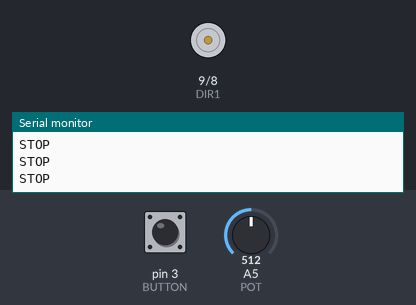
The sketch below on a simulated Arduino Uno, built with avr-gcc and run on an emulated ATmega328P. On the bench: motor-driver pin pairs drawn as motors (green arrow = first pin HIGH = forward, orange = second pin HIGH = backward, longer = more drive, scaled by the enable pin), the last lines printed to the serial monitor. The test bench sets the inputs (shaded band); at power-on: pin 3 (BUTTON) LOW, A5 (POT) = 512.

Above: at 1.2 s.
1.3 s: pin 3 (BUTTON) pulled HIGH for 0.15 s
At 2.1 s:
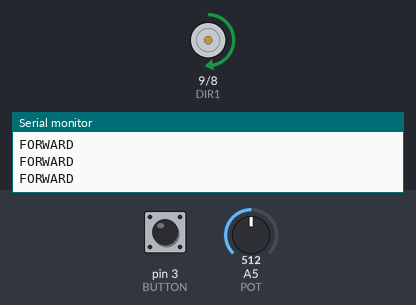
3.0 s: A5 (POT) set to 716
At 4.1 s:
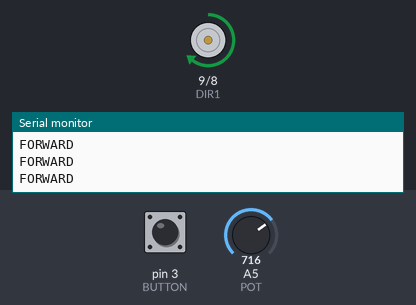
4.5 s: A5 (POT) set to 1023
At 5.6 s:
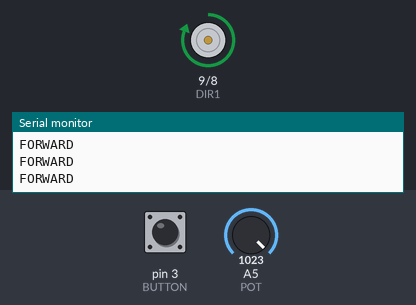
6.0 s: pin 3 (BUTTON) pulled HIGH for 1 s
At 8.2 s:
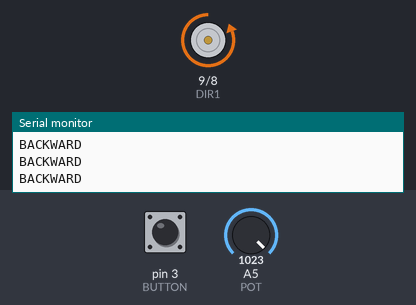
8.6 s: A5 (POT) set to 511
At 9.6 s:
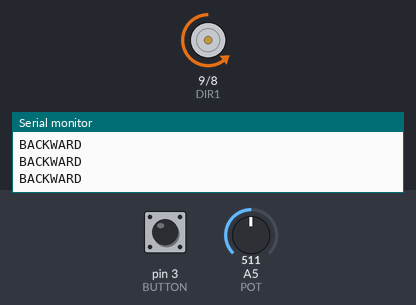
10.1 s: A5 (POT) set to 122
At 11.0 s:
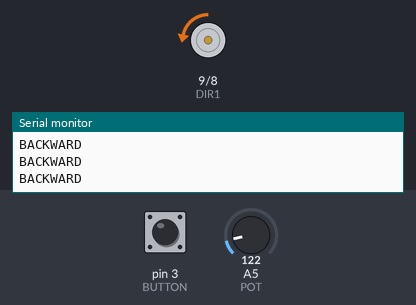
Timing chart, 0 to 12.6 s (numbered marks = the images above; inputs shaded):
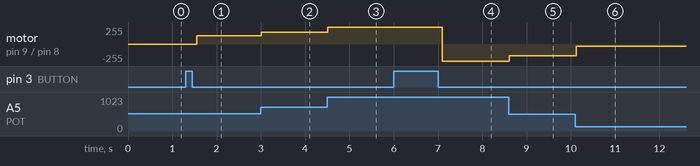

Measured:
- after the input at 1.3 s, motor on pin 9 (DIR1) / pin 8 (DIR2): stopped → forward 127/255 after 0.25 s
- after the input at 3.0 s, motor on pin 9 (DIR1) / pin 8 (DIR2): forward 127/255 → forward 178/255 at once
- after the input at 4.5 s, motor on pin 9 (DIR1) / pin 8 (DIR2): forward 178/255 → forward 255/255 at once
- after the input at 6.0 s, motor on pin 9 (DIR1) / pin 8 (DIR2): forward 255/255 → backward 255/255 after 1.1 s
- after the input at 8.6 s, motor on pin 9 (DIR1) / pin 8 (DIR2): backward 255/255 → backward 178/255 at once
- after the input at 10.1 s, motor on pin 9 (DIR1) / pin 8 (DIR2): backward 178/255 → backward 30/255 at once

The sketch:

pwm.ino
```cpp
// DC Motor + Button + Potentiometer Control

const int ENABLE = 10;   // 모터 속도 제어 PWM
const int DIR1 = 9;      // 모터 방향 제어
const int DIR2 = 8;      // 모터 방향 제어

const int BUTTON = 3;    // 버튼
const int POT = A5;      // 가변저항

// 모터 상태
const int STOP = -1;
const int FORWARD_DIRECTION = 0;
const int BACKWARD_DIRECTION = 1;

int currentDirection = STOP;


void setup()
{
  Serial.begin(9600);

  pinMode(ENABLE, OUTPUT);
  pinMode(DIR1, OUTPUT);
  pinMode(DIR2, OUTPUT);

  pinMode(BUTTON, INPUT);

  // 처음에는 모터 정지
  analogWrite(ENABLE, 0);
  digitalWrite(DIR1, LOW);
  digitalWrite(DIR2, LOW);
}


void loop()
{
  // 버튼을 눌렀을 때
  if (digitalRead(BUTTON) == HIGH)
  {
    delay(100);   // 채터링 방지

    // 버튼에서 손을 뗄 때까지 기다림
    while (digitalRead(BUTTON) == HIGH);

    delay(100);   // 채터링 방지

    // 현재 상태에 따라 방향 변경
    if (currentDirection == STOP)
    {
      currentDirection = FORWARD_DIRECTION;
    }
    else if (currentDirection == FORWARD_DIRECTION)
    {
      currentDirection = BACKWARD_DIRECTION;
    }
    else
    {
      currentDirection = FORWARD_DIRECTION;
    }
  }


  // 가변저항 읽기
  int pot_position = analogRead(POT);

  // 0~1023 → 0~255로 변환
  int speed = map(pot_position, 0, 1023, 0, 255);


  // 모터 동작
  if (currentDirection == STOP)
  {
    analogWrite(ENABLE, 0);

    digitalWrite(DIR1, LOW);
    digitalWrite(DIR2, LOW);

    Serial.println("STOP");
  }

  else if (currentDirection == FORWARD_DIRECTION)
  {
    digitalWrite(DIR1, HIGH);
    digitalWrite(DIR2, LOW);

    analogWrite(ENABLE, speed);

    Serial.println("FORWARD");
  }

  else
  {
    digitalWrite(DIR1, LOW);
    digitalWrite(DIR2, HIGH);

    analogWrite(ENABLE, speed);

    Serial.println("BACKWARD");
  }

  delay(50);
}
```
